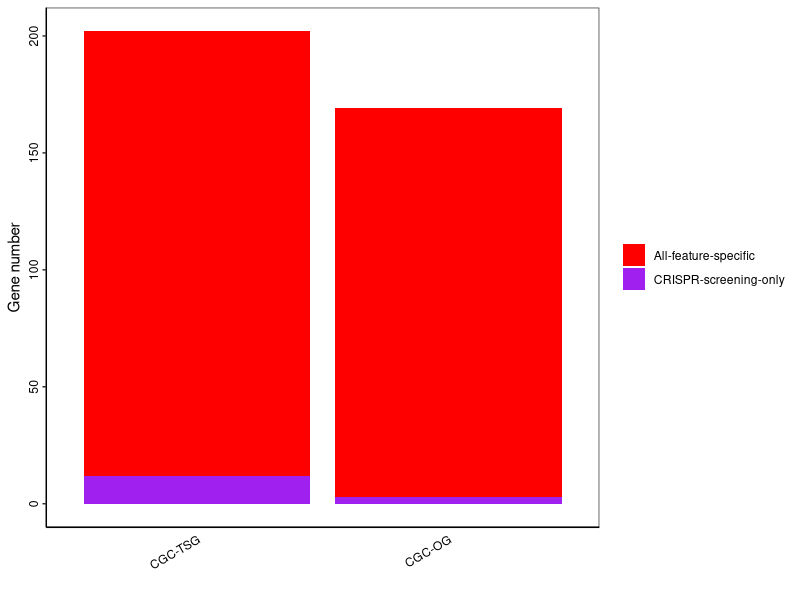

R code for this plot:
#####################
##### Bar plots #####
#####################

###### The boxplots to show the recall of CGC genes by prediction based on CRISPR-screening data only.

###### Input: ../DORGE_prediction.txt: DORGE prediction results
###### Input: data/TSG_prediction-lr_enet.CRISPR-only_FPR_0.01.csv: Predicted TSGs using CRISPR-screening data only under FPR = 0.01
###### Input: data/OG_prediction-lr_enet.CRISPR-only_FPR_0.01.csv: Predicted OGs using CRISPR-screening data only under FPR = 0.01
###### Output: Figure_2F_prediction_using_CRISPR_data_only.pdf: The number of recovered CGC-TSGs and CGC-OGs using all features compared to CRISPR-screening data only

options(warn=-1)

### Install missing packages

installed_pkgs <- installed.packages()

pkgs <-  c("ggplot2")

if (length(setdiff(pkgs, installed_pkgs)) > 0) {
    install.packages(pkgs = setdiff(pkgs, installed_pkgs),repos = "http://cran.us.r-project.org")
}

suppressMessages(library("ggplot2"))


TSG_threshold<-0.62485 #loose FPR=0.01
OG_threshold<-0.7004394 #loose FPR=0.01

#TSG_threshold<-0.8290429 #strict FPR=0.005
#OG_threshold<-0.8679444 #strict FPR=0.005

################################### Figure 2F ###################################
#setwd("/Users/jlyu/Box\ Sync/TSGOG_Project/SA_sub/github/DORGE_paper/Figure_codes/Figure_2");
CRISPR_specific <- read.table("data/TSG_prediction-lr_enet_CRISPR-only_FPR_0.01.csv", header=T, sep=",")
Predicted_genes_CRISPR_features<-as.character(CRISPR_specific[,1])
prediction <- read.table("../DORGE_prediction.txt", header=T, sep="\t",fill=TRUE,quote = "")
index_TSG_predicted_CGC_TSGs_all_feature<-which(prediction$TSG_probability>TSG_threshold & prediction$TSG_all=="1")
all_genes<-as.character(prediction[,1])
Predicted_CGC_TSGs_all_features<-all_genes[index_TSG_predicted_CGC_TSGs_all_feature]
index_predicted_CRISPR_genes_in_all_genes<-which(all_genes %in% Predicted_genes_CRISPR_features)
index_CGC_TSG<-which(prediction$TSG_all==1)
Predicted_CGC_TSGs_CRISPR_features_only<-all_genes[intersect(index_predicted_CRISPR_genes_in_all_genes,index_CGC_TSG)]
#CRISPR_specific_genes<-setdiff(Predicted_CGC_TSGs_CRISPR_features_only,Predicted_CGC_TSGs_all_features)

CRISPR_specific <- read.table("data/OG_prediction-lr_enet_CRISPR-only_FPR_0.01.csv", header=T, sep=",")
Predicted_genes_CRISPR_features<-as.character(CRISPR_specific[,1])
prediction <- read.table("../DORGE_prediction.txt", header=T, sep="\t",fill=TRUE,quote = "")
index_OG_predicted_CGC_OGs_all_feature<-which(prediction$OG_probability>OG_threshold & prediction$OG_all=="1")
all_genes<-as.character(prediction[,1])
Predicted_CGC_OGs_all_features<-all_genes[index_OG_predicted_CGC_OGs_all_feature]
index_predicted_CRISPR_genes_in_all_genes<-which(all_genes %in% Predicted_genes_CRISPR_features)
index_CGC_OG<-which(prediction$OG_all==1)
Predicted_CGC_OGs_CRISPR_features_only<-all_genes[intersect(index_predicted_CRISPR_genes_in_all_genes,index_CGC_OG)]
#CRISPR_specific_genes<-setdiff(Predicted_CGC_OGs_CRISPR_features_only,Predicted_CGC_OGs_all_features)

dat <- data.frame("Feature" = c(length(Predicted_CGC_TSGs_all_features)-length(Predicted_CGC_TSGs_CRISPR_features_only),length(Predicted_CGC_TSGs_CRISPR_features_only),length(Predicted_CGC_OGs_all_features)-length(Predicted_CGC_OGs_CRISPR_features_only),length(Predicted_CGC_OGs_CRISPR_features_only)), "Group" = c("All-feature-specific","CRISPR-screening-only","All-feature-specific","CRISPR-screening-only"),"Cat" = c("CGC-TSG","CGC-TSG","CGC-OG","CGC-OG"))
dat$Cat<-factor(dat$Cat,levels=c("CGC-TSG", "CGC-OG"))

pdf("Raw_figures/Figure_2F_prediction_using_CRISPR_data_only.pdf", family="ArialMT", width=3.5, height=3)
ggplot(dat, aes(fill=Group, y=Feature, x=Cat)) + geom_bar(position="stack", stat="identity")+ labs(x = "", y = "Gene number") +scale_fill_manual(values=c("red", "purple"))+ theme_bw() + theme(legend.title = element_blank(),axis.ticks.y = element_line(size = 0.5),axis.ticks.x=element_blank(),axis.text.x = element_text(angle = 30, hjust = 1, colour = "black"),axis.text.y = element_text(angle = 90, hjust = 0.5, colour = "black"), panel.grid.major = element_blank(), panel.grid.minor = element_blank(),panel.background = element_blank(), axis.line = element_line(colour = "black"))
garbage <- dev.off()